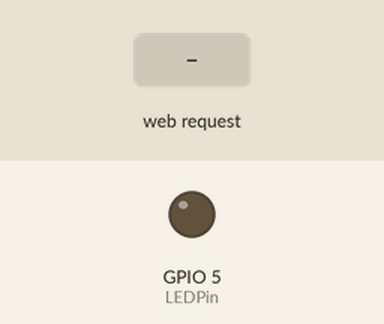
A sketch run on a simulated ESP8266 (NodeMCU). On the bench: output pins drawn as LEDs (lit = HIGH). Inputs (shaded band) come from the test bench. WiFi joins after 1.5 s; servers stay silent unless stated; what the sketch prints to the serial monitor is not drawn.

Above: at 3.7 s.
3.8 s: HTTP request GET /LEDOn received
At 4.6 s:
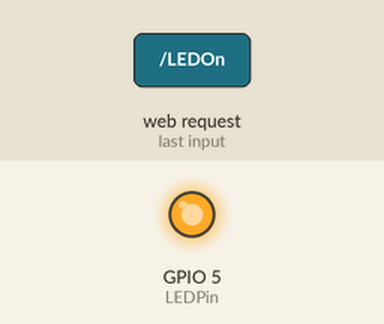
5.3 s: HTTP request GET /LEDOff received
At 5.7 s:
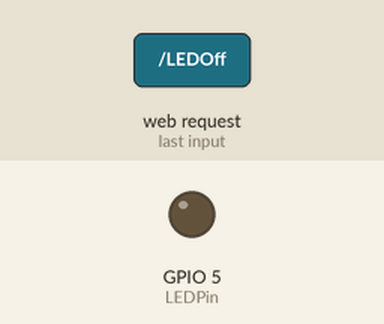
Timing chart, 0 to 8.3 s (numbered marks = the images above; inputs shaded):
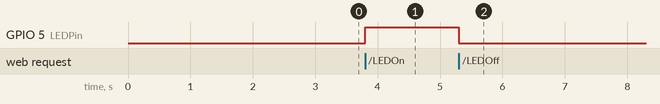

Measured:
- after the input at 3.8 s, GPIO 5 (LEDPin): LOW → HIGH at once
- after the input at 5.3 s, GPIO 5 (LEDPin): HIGH → LOW at once

The sketch:

Wfi_Module_2.ino
```cpp
#include <ESP8266WiFi.h>
#include <WiFiClient.h>
#include <ESP8266WebServer.h>
// Replace with your network credentials
const char* ssid = "LonyayC"; //Írd át a te vezetéknélküli hálózatod nevére
const char* password = "L1o6ny5a2y"; //Írd át a te vezetéknélküli hálózatod jelszavára
ESP8266WebServer server(80); // server port 80 (http port)
String page = "";
int LEDPin = 5;
void setup(void){
//A HTML kódja a weblapnak
page = "<h1 style=\"color:green;\">Egyszeru NodeMCU Webszerver</h1>"
      "<p><a href=\"LEDOn\"><button style=\"background-color:green; color:white;\">ON</button></a>&nbsp;"
      "<a href=\"LEDOff\"><button style=\"background-color:red; color:white;\">OFF</button></a></p>";
//make the LED pin output and initially turned off
pinMode(LEDPin, OUTPUT);
digitalWrite(LEDPin, LOW);
delay(1000);
Serial.begin(115200);
WiFi.begin(ssid, password); // WiFi csatlakozás kezdete
Serial.println("");
// Wait for connection
while (WiFi.status() != WL_CONNECTED) {
delay(500);
Serial.print(".");
}
Serial.println("");
Serial.print("Csatlakozva a(z) ");
Serial.println(ssid);
Serial.print("IP cim: ");
Serial.println(WiFi.localIP());
server.on("/", [](){
server.send(200, "text/html", page);
});
server.on("/LEDOn", [](){
server.send(200, "text/html", page);
digitalWrite(LEDPin, HIGH);
delay(1000);
});
server.on("/LEDOff", [](){
server.send(200, "text/html", page);
digitalWrite(LEDPin, LOW);
delay(1000);
});
server.begin();
Serial.println("Web server elindult!");
}
void loop(void){
server.handleClient();
}
```
